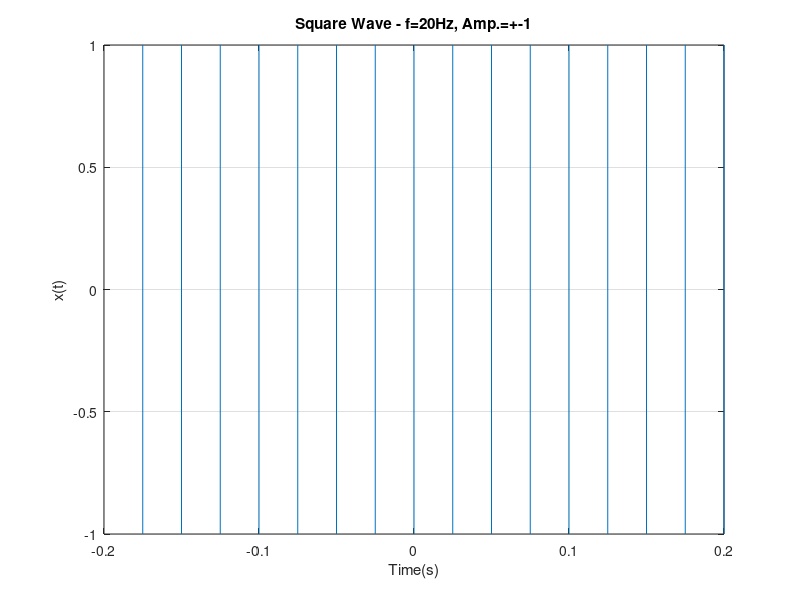

MATLAB code for this plot:
clear all, close all, clc;

function y=Square(t, f, A)

    if nargin<3
        A=1;
    end
    if nargin<2
        f=1;
    end

    T = 1 / f;              
    y = zeros(size(t));    

    for i = 1:length(t)
        
        phase = mod(t(i), T);

     
        if phase < T/2
            y(i) = A;
        else
            y(i) = -A;
        end
    end
    
end

f=20;
t=linspace(-0.20, 0.20, 1e6);
A=1;

x=Square(t, f, A);
stairs(t, x);
xlabel('Time(s)');
ylabel('x(t)');
title('Square Wave - f=20Hz, Amp.=+-1');
grid on;